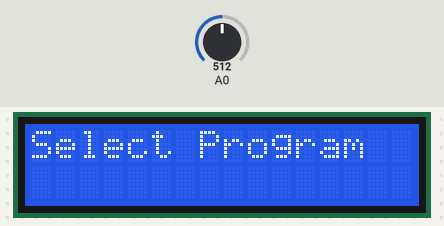
Simulated run of this sketch. Board: Arduino Nano, built with avr-gcc and run on an emulated ATmega328P. Parts: 16×2 character LCD. The inputs (shaded band) are chosen by the test bench; at power-on: A0 = 512. What the sketch prints to the serial monitor is not drawn.

Above: at 3.2 s.
3.3 s: A0 set to 468
4.8 s: A0 set to 440
At 5.7 s:
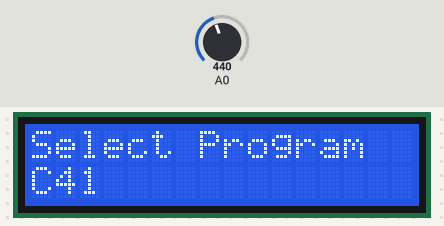
6.3 s: A0 set to 260
7.8 s: A0 set to 231
At 9.1 s:
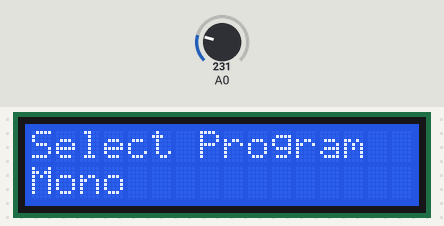
9.5 s: A0 set to 660
At 11.0 s:
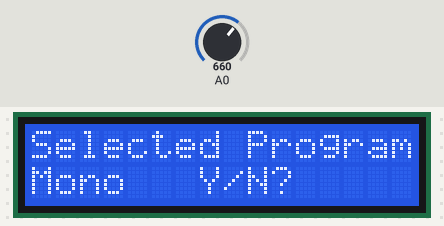
11.3 s: A0 set to 642
At 13.9 s:
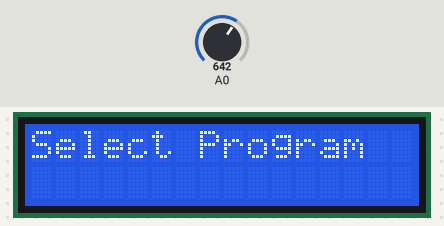
Timing chart, 0 to 15.3 s (numbered marks = the images above; inputs shaded):
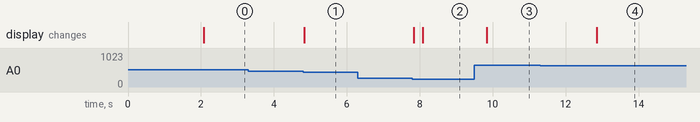

The sketch:

BoxScreen.ino
```cpp
/****************************************************************************
*********
  Mark Bramwell, July 2010
  This program will test the LCD panel and the buttons.When you push the
  button on the shield，
  the screen will show the corresponding one.
  Connection: Plug the LCD Keypad to the UNO(or other controllers)
*****************************************************************************
*********/
#include <LiquidCrystal.h>

LiquidCrystal lcd(8, 9, 4, 5, 6, 7); // select the pins used on the LCD panel
// define some values used by the panel and buttons
int lcd_key = 0;
int adc_key_in = 0;
String welcomeLine = "Jobo, but better";
String programs[3] = {"C41", "E6", "Mono"};
String yesNo[2] = {"Yes","No"};
int yesNoPos = 1; // initial state as no to prevent accitentail stuff.
int programsPos = 1; //Initial position of programs array is C41
int programSelect = 0; // Program to use
int programConfirm = 0;
int yesNoConfirm = 0;
#define btnRIGHT 0
#define btnUP 1
#define btnDOWN 2
#define btnLEFT 3
#define btnSELECT 4
#define btnNONE 5
int read_LCD_buttons() { // read the buttons
  int keySelection = 0;
  int currentState = 0;
  while (true) {
    currentState = analogRead(0);
    if (currentState > 1000) {}
    else {
      keySelection = currentState;
      break;
    }
    delay(50);
  }

  // read the value from the sensor
  // my buttons when read are centered at these valies: 0, 144, 329, 50741
  // we add approx 50 to those values and check to see if we are close
  // We make this the 1st option for speed reasons since it will be the most likely result
  // For V1.1 us this threshold

  if (keySelection < 50) return btnRIGHT;
  if (keySelection < 250) return btnUP;
  if (keySelection < 450) return btnDOWN;
  if (keySelection < 650) return btnLEFT;
  if (keySelection < 850) return btnSELECT;

  return btnNONE; // when all others fail, return this.
}
void setup() {
  Serial.begin(9600);
  lcd.begin(16, 2); // start the library
  lcd.setCursor(0, 0);
  lcd.print("WELCOME");
  delay(2000);
  lcd.clear();
  lcd.setCursor(4, 0); // set the LCD cursor position
  lcd.print("ATL - X"); // print a simple message on the LCD
  lcd.setCursor(0, 1);
}
void loop() {

int yesNoPos = 1; // initial state as no to prevent accitentail stuff.
int programsPos = 1; //Initial position of programs array is C41
int programSelect = 0; // Program to use
int programConfirm = 0;
int yesNoConfirm = 0;


  //ScrollBottomLeft(welcomeLine);
  lcd.clear();
  lcd.setCursor(0, 0);
  lcd.print("Select Program");
  lcd.setCursor(0, 1);


  while (programSelect == 0) {
    lcd_key = read_LCD_buttons();
    //Serial.println(lcd_key);
    switch (lcd_key) {
      case btnUP:
          if (programsPos != 2) {
            programsPos = ++programsPos;
            lcd.setCursor(0, 1);
            lcd.print("                    ");
            lcd.setCursor(0, 1);
            lcd.print(programs[programsPos]);
          }
       break;

      case btnDOWN:
          if (programsPos != 0) {
            programsPos = --programsPos;
            lcd.setCursor(0, 1);
            lcd.print("                    ");
            lcd.setCursor(0, 1);
            lcd.print(programs[programsPos]);
          }
      break;

      case btnSELECT:
          programSelect = programsPos+10;
      break;

    }
    delay(250);
  }

lcd.clear();
lcd.setCursor(0, 0);
  lcd.print("Selected Program");
  lcd.setCursor(0, 1);
  lcd.print(programs[programSelect-10]);
  lcd.print("   Y/N?");
  delay(3000);
  lcd.clear();
  lcd.setCursor(0,0);
  lcd.print(programs[programSelect-10]);
  lcd.print("   Y/N?");
  lcd.setCursor(0,1);
  lcd.print("No   Yes");


  while (yesNoConfirm == 0) {
    lcd_key = read_LCD_buttons();
    Serial.println(yesNoPos);
    switch (lcd_key) {
      case btnLEFT: //no
          yesNoConfirm = 11;
       break;

      case btnRIGHT: //yes
          yesNoConfirm = 10;
      break;

      case btnSELECT:
          yesNoConfirm = yesNoConfirm;
      break;
    }
  }

if(yesNoConfirm ==10){//yes confirmed
lcd.clear();
  lcd.setCursor(0,0);
  lcd.print("Confirmed");
  delay(1000000000);
}

else{
  //nothing, jump back to the beginning
}

}

void ScrollBottomLeft(String inputString) {
  int lengthofString = inputString.length();

  for (int i = 0; i < lengthofString; i++) {
    lcd.setCursor(0, 1);
    lcd.print("                    ");
    lcd.setCursor(0, 1);
    lcd.print(inputString.substring(i, lengthofString));
    delay(500);
  }
}
```

Measured:
- the behaviour switches between 450 and 449 on A0 (found by bisection; images 0 and 1)
- the behaviour switches between 250 and 249 on A0 (found by bisection; images 1 and 2)
- the behaviour switches between 650 and 649 on A0 (found by bisection; images 3 and 4)
- after the input at 3.3 s, every drawn part: stays the same
- after the input at 4.8 s, the display: changes at once (image 1)
- after the input at 6.3 s, every drawn part: stays the same
- after the input at 7.8 s, the display: first changes at once (image 2 shows a later state)
- after the input at 9.5 s, the display: changes after 0.34 s (image 3)
- after the input at 11.3 s, the display: first differs from a run without the input after 1.6 s (image 4)
